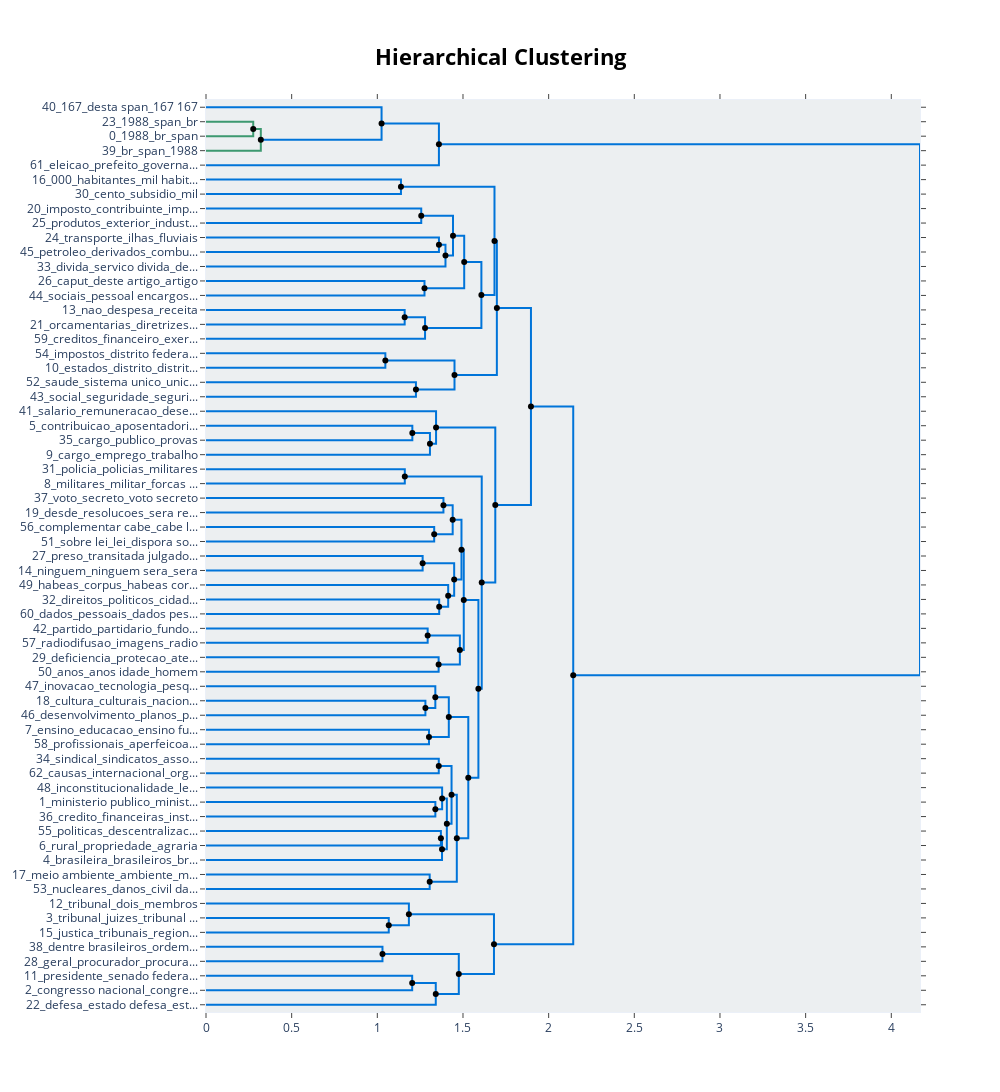

The notebook cell this image was saved under:
### Code cell
from scipy.cluster import hierarchy as sch
# Hierarchical topics
linkage_function = lambda x: sch.linkage(x, 'single', optimal_ordering=True)
hierarchical_topics = model.hierarchical_topics(docs, linkage_function=linkage_function)
model.visualize_hierarchy(hierarchical_topics=hierarchical_topics)

### Figure 1 — Plotly figure (JSON) as saved in the notebook; plotly's stock layout.template omitted (floating-point values rounded to 4 significant figures)
{"data": [{"hoverinfo": "text", "marker": {"color": "rgb(61,153,112)"}, "mode": "lines", "text": ["1988_br_span_constituicao_1988 10", "", "", "1988_span_br_xmlns lx_lx http"], "type": "scatter", "x": [0, 0.2757, 0.2757, 0], "xaxis": "x", "y": [-15, -15, -25, -25], "yaxis": "y"}, {"hoverinfo": "text", "marker": {"color": "rgb(61,153,112)"}, "mode": "lines", "text": ["br_span_1988_lx_xmlns lx", "", "", "1988_span_br_constituicao_05"], "type": "scatter", "x": [0.2757, 0.32, 0.32, 0], "xaxis": "x", "y": [-20, -20, -35, -35], "yaxis": "y"}, {"hoverinfo": "text", "marker": {"color": "rgb(0,116,217)"}, "mode": "lines", "text": ["1988_br_span_constituicao_05 1988", "", "", "167_desta span_167 167_desta_art 167"], "type": "scatter", "x": [0, 1.025, 1.025, 0.32], "xaxis": "x", "y": [-5, -5, -27.5, -27.5], "yaxis": "y"}, {"hoverinfo": "text", "marker": {"color": "rgb(0,116,217)"}, "mode": "lines", "text": ["eleicao_prefeito_governador_mandato_vice", "", "", "span_br_1988_constituicao_br federal"], "type": "scatter", "x": [1.025, 1.36, 1.36, 0], "xaxis": "x", "y": [-16.25, -16.25, -45, -45], "yaxis": "y"}, {"hoverinfo": "text", "marker": {"color": "rgb(0,116,217)"}, "mode": "lines", "text": ["000_habitantes_mil habitantes_mil_vereadores municipios", "", "", "cento_subsidio_mil_habitantes subsidio_subsidio maximo"], "type": "scatter", "x": [0, 1.138, 1.138, 0], "xaxis": "x", "y": [-55, -55, -65, -65], "yaxis": "y"}, {"hoverinfo": "text", "marker": {"color": "rgb(0,116,217)"}, "mode": "lines", "text": ["impostos_distrito federal_distrito_municipios_arrecadacao impostos", "", "", "estados_distrito_distrito federal_estados distrito_municipios"], "type": "scatter", "x": [0, 1.256, 1.256, 0], "xaxis": "x", "y": [-75, -75, -85, -85], "yaxis": "y"}, {"hoverinfo": "text", "marker": {"color": "rgb(0,116,217)"}, "mode": "lines", "text": ["saude_sistema unico_unico saude_unico_agentes", "", "", "social_seguridade_seguridade social_assistencia social_assistencia"], "type": "scatter", "x": [0, 1.36, 1.36, 0], "xaxis": "x", "y": [-95, -95, -105, -105], "yaxis": "y"}, {"hoverinfo": "text", "marker": {"color": "rgb(0,116,217)"}, "mode": "lines", "text": ["estados_distrito federal_distrito_municipios_estados distrito", "", "", "social_seguridade_seguridade social_assistencia social_assistencia"], "type": "scatter", "x": [1.36, 1.398, 1.398, 0], "xaxis": "x", "y": [-100, -100, -115, -115], "yaxis": "y"}, {"hoverinfo": "text", "marker": {"color": "rgb(0,116,217)"}, "mode": "lines", "text": ["sociais_pessoal encargos_contribuicoes_contribuicoes sociais_encargos", "", "", "caput_deste artigo_artigo_caput deste_deste"], "type": "scatter", "x": [1.256, 1.442, 1.442, 1.398], "xaxis": "x", "y": [-80, -80, -107.5, -107.5], "yaxis": "y"}, {"hoverinfo": "text", "marker": {"color": "rgb(0,116,217)"}, "mode": "lines", "text": ["orcamentarias_diretrizes orcamentarias_diretrizes_orcamentaria_plano plurianual", "", "", "nao_despesa_receita_nao podera_podera"], "type": "scatter", "x": [0, 1.275, 1.275, 0], "xaxis": "x", "y": [-125, -125, -135, -135], "yaxis": "y"}, {"hoverinfo": "text", "marker": {"color": "rgb(0,116,217)"}, "mode": "lines", "text": ["orcamentarias_diretrizes orcamentarias_diretrizes_nao_orcamentaria", "", "", "creditos_financeiro_exercicio financeiro_despesas_exercicio"], "type": "scatter", "x": [1.442, 1.507, 1.507, 1.275], "xaxis": "x", "y": [-93.75, -93.75, -130, -130], "yaxis": "y"}, {"hoverinfo": "text", "marker": {"color": "rgb(0,116,217)"}, "mode": "lines", "text": ["orcamentarias_diretrizes orcamentarias_diretrizes_nao_orcamentaria", "", "", "orcamentarias_creditos_diretrizes orcamentarias_diretrizes_nao"], "type": "scatter", "x": [0, 1.16, 1.16, 0], "xaxis": "x", "y": [-145, -145, -155, -155], "yaxis": "y"}, {"hoverinfo": "text", "marker": {"color": "rgb(0,116,217)"}, "mode": "lines", "text": ["estados_distrito_distrito federal_municipios_estados distrito", "", "", "orcamentarias_creditos_diretrizes orcamentarias_diretrizes_nao"], "type": "scatter", "x": [1.16, 1.279, 1.279, 0], "xaxis": "x", "y": [-150, -150, -165, -165], "yaxis": "y"}, {"hoverinfo": "text", "marker": {"color": "rgb(0,116,217)"}, "mode": "lines", "text": ["000_habitantes_mil_mil habitantes_vereadores", "", "", "orcamentarias_creditos_diretrizes orcamentarias_diretrizes_nao"], "type": "scatter", "x": [1.507, 1.607, 1.607, 1.279], "xaxis": "x", "y": [-111.9, -111.9, -157.5, -157.5], "yaxis": "y"}, {"hoverinfo": "text", "marker": {"color": "rgb(0,116,217)"}, "mode": "lines", "text": ["cargo_publico_provas_comissao_regime", "", "", "contribuicao_aposentadoria_previdencia social_previdencia_tempo"], "type": "scatter", "x": [1.138, 1.684, 1.684, 1.607], "xaxis": "x", "y": [-60, -60, -134.7, -134.7], "yaxis": "y"}, {"hoverinfo": "text", "marker": {"color": "rgb(0,116,217)"}, "mode": "lines", "text": ["cargo_emprego_trabalho_emprego funcao_aumento", "", "", "contribuicao_aposentadoria_previdencia_regime_previdencia social"], "type": "scatter", "x": [0, 1.047, 1.047, 0], "xaxis": "x", "y": [-175, -175, -185, -185], "yaxis": "y"}, {"hoverinfo": "text", "marker": {"color": "rgb(0,116,217)"}, "mode": "lines", "text": ["cargo_emprego_trabalho_emprego funcao_aumento", "", "", "salario_remuneracao_desemprego_salarios_minimo"], "type": "scatter", "x": [0, 1.225, 1.225, 0], "xaxis": "x", "y": [-195, -195, -205, -205], "yaxis": "y"}, {"hoverinfo": "text", "marker": {"color": "rgb(0,116,217)"}, "mode": "lines", "text": ["imposto_contribuinte_impostos_tributaria_sobre", "", "", "produtos_exterior_industrializados_produtos industrializados_sobre"], "type": "scatter", "x": [1.047, 1.45, 1.45, 1.225], "xaxis": "x", "y": [-180, -180, -200, -200], "yaxis": "y"}, {"hoverinfo": "text", "marker": {"color": "rgb(0,116,217)"}, "mode": "lines", "text": ["transporte_ilhas_fluviais_transportes_dominio", "", "", "petroleo_derivados_combustiveis_gas_gas natural"], "type": "scatter", "x": [1.684, 1.698, 1.698, 1.45], "xaxis": "x", "y": [-97.34, -97.34, -190, -190], "yaxis": "y"}, {"hoverinfo": "text", "marker": {"color": "rgb(0,116,217)"}, "mode": "lines", "text": ["imposto_sobre_produtos_exterior_contribuinte", "", "", "petroleo_derivados_combustiveis_gas_gas natural"], "type": "scatter", "x": [0, 1.204, 1.204, 0], "xaxis": "x", "y": [-225, -225, -235, -235], "yaxis": "y"}, {"hoverinfo": "text", "marker": {"color": "rgb(0,116,217)"}, "mode": "lines", "text": ["preso_transitada julgado_transitada_julgado_sentenca", "", "", "ninguem_ninguem sera_sera_lei_nao"], "type": "scatter", "x": [1.204, 1.307, 1.307, 0], "xaxis": "x", "y": [-230, -230, -245, -245], "yaxis": "y"}, {"hoverinfo": "text", "marker": {"color": "rgb(0,116,217)"}, "mode": "lines", "text": ["dados_pessoais_dados pessoais_protecao_tratamento dados", "", "", "direitos_politicos_cidadania_individuais_cidadania direitos"], "type": "scatter", "x": [0, 1.343, 1.343, 1.307], "xaxis": "x", "y": [-215, -215, -237.5, -237.5], "yaxis": "y"}, {"hoverinfo": "text", "marker": {"color": "rgb(0,116,217)"}, "mode": "lines", "text": ["nucleares_danos_civil danos_atividades nucleares_material moral", "", "", "meio ambiente_ambiente_minerais_meio_recursos"], "type": "scatter", "x": [0, 1.16, 1.16, 0], "xaxis": "x", "y": [-255, -255, -265, -265], "yaxis": "y"}, {"hoverinfo": "text", "marker": {"color": "rgb(0,116,217)"}, "mode": "lines", "text": ["nucleares_danos_civil danos_atividades nucleares_material moral", "", "", "meio ambiente_ambiente_minerais_meio_recursos"], "type": "scatter", "x": [0, 1.386, 1.386, 0], "xaxis": "x", "y": [-275, -275, -285, -285], "yaxis": "y"}, {"hoverinfo": "text", "marker": {"color": "rgb(0,116,217)"}, "mode": "lines", "text": ["causas_internacional_organismo_estrangeiro organismo_organismo internacional", "", "", "brasileira_brasileiros_brasileiro_brasil_federativa brasil"], "type": "scatter", "x": [0, 1.332, 1.332, 0], "xaxis": "x", "y": [-295, -295, -305, -305], "yaxis": "y"}, {"hoverinfo": "text", "marker": {"color": "rgb(0,116,217)"}, "mode": "lines", "text": ["sindical_sindicatos_associacao_categoria_uniao", "", "", "brasileira_brasileiros_brasileiro_brasil_federativa brasil"], "type": "scatter", "x": [1.386, 1.44, 1.44, 1.332], "xaxis": "x", "y": [-280, -280, -300, -300], "yaxis": "y"}, {"hoverinfo": "text", "marker": {"color": "rgb(0,116,217)"}, "mode": "lines", "text": ["rural_propriedade_agraria_urbano_reforma agraria", "", "", "divida_servico divida_debitos_obrigacoes_parcelas"], "type": "scatter", "x": [0, 1.264, 1.264, 0], "xaxis": "x", "y": [-315, -315, -325, -325], "yaxis": "y"}, {"hoverinfo": "text", "marker": {"color": "rgb(0,116,217)"}, "mode": "lines", "text": ["ministerio publico_ministerio_organizacao_publico_defensoria publica", "", "", "credito_financeiras_instituicoes_banco central_banco"], "type": "scatter", "x": [0, 1.361, 1.361, 0], "xaxis": "x", "y": [-345, -345, -355, -355], "yaxis": "y"}, {"hoverinfo": "text", "marker": {"color": "rgb(0,116,217)"}, "mode": "lines", "text": ["politicas_descentralizacao_participacao_gestao_esfera", "", "", "credito_financeiras_instituicoes_banco central_banco"], "type": "scatter", "x": [0, 1.414, 1.414, 1.361], "xaxis": "x", "y": [-335, -335, -350, -350], "yaxis": "y"}, {"hoverinfo": "text", "marker": {"color": "rgb(0,116,217)"}, "mode": "lines", "text": ["politicas_descentralizacao_participacao_gestao_esfera", "", "", "inconstitucionalidade_lei federal_providencias necessarias_lei_face"], "type": "scatter", "x": [1.264, 1.449, 1.449, 1.414], "xaxis": "x", "y": [-320, -320, -342.5, -342.5], "yaxis": "y"}, {"hoverinfo": "text", "marker": {"color": "rgb(0,116,217)"}, "mode": "lines", "text": ["politicas_descentralizacao_participacao_gestao_esfera", "", "", "inconstitucionalidade_lei federal_providencias necessarias_lei_face"], "type": "scatter", "x": [1.44, 1.491, 1.491, 1.449], "xaxis": "x", "y": [-290, -290, -331.2, -331.2], "yaxis": "y"}, {"hoverinfo": "text", "marker": {"color": "rgb(0,116,217)"}, "mode": "lines", "text": ["politicas_descentralizacao_participacao_gestao_esfera", "", "", "inconstitucionalidade_lei federal_providencias necessarias_lei_face"], "type": "scatter", "x": [0, 1.294, 1.294, 0], "xaxis": "x", "y": [-365, -365, -375, -375], "yaxis": "y"}, {"hoverinfo": "text", "marker": {"color": "rgb(0,116,217)"}, "mode": "lines", "text": ["politicas_descentralizacao_participacao_gestao_esfera", "", "", "inconstitucionalidade_lei federal_providencias necessarias_lei_face"], "type": "scatter", "x": [0, 1.358, 1.358, 0], "xaxis": "x", "y": [-385, -385, -395, -395], "yaxis": "y"}, {"hoverinfo": "text", "marker": {"color": "rgb(0,116,217)"}, "mode": "lines", "text": ["sobre lei_lei_dispora sobre_dispora_hipoteses", "", "", "complementar cabe_cabe lei_lei complementar_complementar_cabe"], "type": "scatter", "x": [1.294, 1.482, 1.482, 1.358], "xaxis": "x", "y": [-370, -370, -390, -390], "yaxis": "y"}, {"hoverinfo": "text", "marker": {"color": "rgb(0,116,217)"}, "mode": "lines", "text": ["desde_resolucoes_sera reavaliada_juntas comerciais_complementar sera", "", "", "voto_secreto_voto secreto_eleitoral_votos"], "type": "scatter", "x": [1.491, 1.505, 1.505, 1.482], "xaxis": "x", "y": [-310.6, -310.6, -380, -380], "yaxis": "y"}, {"hoverinfo": "text", "marker": {"color": "rgb(0,116,217)"}, "mode": "lines", "text": ["cabe lei_complementar cabe_lei complementar_complementar_cabe", "", "", "voto_secreto_voto secreto_eleitoral_votos"], "type": "scatter", "x": [0, 1.281, 1.281, 0], "xaxis": "x", "y": [-415, -415, -425, -425], "yaxis": "y"}, {"hoverinfo": "text", "marker": {"color": "rgb(0,116,217)"}, "mode": "lines", "text": ["cabe lei_complementar cabe_lei complementar_complementar_cabe", "", "", "voto_secreto_voto secreto_eleitoral_votos"], "type": "scatter", "x": [0, 1.339, 1.339, 1.281], "xaxis": "x", "y": [-405, -405, -420, -420], "yaxis": "y"}, {"hoverinfo": "text", "marker": {"color": "rgb(0,116,217)"}, "mode": "lines", "text": ["ninguem_sera_ninguem sera_preso_julgado", "", "", "voto_secreto_voto secreto_eleitoral_votos"], "type": "scatter", "x": [0, 1.301, 1.301, 0], "xaxis": "x", "y": [-435, -435, -445, -445], "yaxis": "y"}, {"hoverinfo": "text", "marker": {"color": "rgb(0,116,217)"}, "mode": "lines", "text": ["partido_partidario_fundo partidario_radio televisao_fundo", "", "", "radiodifusao_imagens_radio_televisao_emissoras"], "type": "scatter", "x": [1.339, 1.417, 1.417, 1.301], "xaxis": "x", "y": [-412.5, -412.5, -440, -440], "yaxis": "y"}, {"hoverinfo": "text", "marker": {"color": "rgb(0,116,217)"}, "mode": "lines", "text": ["partido_partidario_fundo partidario_radio televisao_fundo", "", "", "radio_televisao_radio televisao_partido_partidario"], "type": "scatter", "x": [0, 1.359, 1.359, 0], "xaxis": "x", "y": [-455, -455, -465, -465], "yaxis": "y"}, {"hoverinfo": "text", "marker": {"color": "rgb(0,116,217)"}, "mode": "lines", "text": ["partido_partidario_fundo partidario_radio televisao_fundo", "", "", "radio_televisao_radio televisao_partido_partidario"], "type": "scatter", "x": [0, 1.339, 1.339, 0], "xaxis": "x", "y": [-485, -485, -495, -495], "yaxis": "y"}, {"hoverinfo": "text", "marker": {"color": "rgb(0,116,217)"}, "mode": "lines", "text": ["ensino_educacao_ensino fundamental_fundamental_atendimento", "", "", "profissionais_aperfeicoamento_cursos_ingresso_cursos oficiais"], "type": "scatter", "x": [0, 1.378, 1.378, 1.339], "xaxis": "x", "y": [-475, -475, -490, -490], "yaxis": "y"}, {"hoverinfo": "text", "marker": {"color": "rgb(0,116,217)"}, "mode": "lines", "text": ["deficiencia_protecao_atendimento_adolescente_especializado", "", "", "profissionais_aperfeicoamento_cursos_ingresso_cursos oficiais"], "type": "scatter", "x": [0, 1.371, 1.371, 0], "xaxis": "x", "y": [-505, -505, -515, -515], "yaxis": "y"}, {"hoverinfo": "text", "marker": {"color": "rgb(0,116,217)"}, "mode": "lines", "text": ["desenvolvimento_planos_planos nacionais_nacionais regionais_regionais", "", "", "cultura_culturais_nacional cultura_producao_sistemas"], "type": "scatter", "x": [1.371, 1.378, 1.378, 0], "xaxis": "x", "y": [-510, -510, -525, -525], "yaxis": "y"}, {"hoverinfo": "text", "marker": {"color": "rgb(0,116,217)"}, "mode": "lines", "text": ["cultura_culturais_desenvolvimento_nacional cultura_nacional", "", "", "inovacao_tecnologia_pesquisa_desenvolvimento cientifico_tecnologica"], "type": "scatter", "x": [1.378, 1.406, 1.406, 1.378], "xaxis": "x", "y": [-482.5, -482.5, -517.5, -517.5], "yaxis": "y"}, {"hoverinfo": "text", "marker": {"color": "rgb(0,116,217)"}, "mode": "lines", "text": ["cultura_culturais_desenvolvimento_nacional cultura_nacional", "", "", "cultura_desenvolvimento_culturais_nacional cultura_nacional"], "type": "scatter", "x": [1.359, 1.433, 1.433, 1.406], "xaxis": "x", "y": [-460, -460, -500, -500], "yaxis": "y"}, {"hoverinfo": "text", "marker": {"color": "rgb(0,116,217)"}, "mode": "lines", "text": ["cultura_culturais_desenvolvimento_nacional cultura_nacional", "", "", "cultura_desenvolvimento_culturais_nacional cultura_nacional"], "type": "scatter", "x": [0, 1.306, 1.306, 0], "xaxis": "x", "y": [-535, -535, -545, -545], "yaxis": "y"}, {"hoverinfo": "text", "marker": {"color": "rgb(0,116,217)"}, "mode": "lines", "text": ["cultura_culturais_desenvolvimento_nacional cultura_nacional", "", "", "cultura_desenvolvimento_culturais_nacional cultura_nacional"], "type": "scatter", "x": [1.433, 1.464, 1.464, 1.306], "xaxis": "x", "y": [-480, -480, -540, -540], "yaxis": "y"}, {"hoverinfo": "text", "marker": {"color": "rgb(0,116,217)"}, "mode": "lines", "text": ["cultura_culturais_desenvolvimento_nacional cultura_nacional", "", "", "cultura_desenvolvimento_culturais_nacional cultura_nacional"], "type": "scatter", "x": [1.417, 1.531, 1.531, 1.464], "xaxis": "x", "y": [-426.2, -426.2, -510, -510], "yaxis": "y"}, {"hoverinfo": "text", "marker": {"color": "rgb(0,116,217)"}, "mode": "lines", "text": ["dentre brasileiros_ordem advogados_advogados brasil_advogados_brasil", "", "", "geral_procurador_procurador geral_republica_geral republica"], "type": "scatter", "x": [1.505, 1.59, 1.59, 1.531], "xaxis": "x", "y": [-345.3, -345.3, -468.1, -468.1], "yaxis": "y"}, {"hoverinfo": "text", "marker": {"color": "rgb(0,116,217)"}, "mode": "lines", "text": ["anos_anos idade_homem_mulher_idade", "", "", "nomeados_republica_geral_dentre_procurador geral"], "type": "scatter", "x": [1.16, 1.609, 1.609, 1.59], "xaxis": "x", "y": [-260, -260, -406.7, -406.7], "yaxis": "y"}, {"hoverinfo": "text", "marker": {"color": "rgb(0,116,217)"}, "mode": "lines", "text": ["presidente_senado federal_senado_camara deputados_presidente republica", "", "", "congresso nacional_congresso_dias_nacional_prazo"], "type": "scatter", "x": [1.343, 1.689, 1.689, 1.609], "xaxis": "x", "y": [-226.2, -226.2, -333.4, -333.4], "yaxis": "y"}, {"hoverinfo": "text", "marker": {"color": "rgb(0,116,217)"}, "mode": "lines", "text": ["presidente_senado federal_senado_camara deputados_presidente republica", "", "", "defesa_estado defesa_estado_defesa nacional_nacional"], "type": "scatter", "x": [1.698, 1.897, 1.897, 1.689], "xaxis": "x", "y": [-143.7, -143.7, -279.8, -279.8], "yaxis": "y"}, {"hoverinfo": "text", "marker": {"color": "rgb(0,116,217)"}, "mode": "lines", "text": ["presidente_senado federal_senado_camara deputados_presidente republica", "", "", "defesa_estado defesa_estado_defesa nacional_nacional"], "type": "scatter", "x": [0, 1.067, 1.067, 0], "xaxis": "x", "y": [-565, -565, -575, -575], "yaxis": "y"}, {"hoverinfo": "text", "marker": {"color": "rgb(0,116,217)"}, "mode": "lines", "text": ["policia_policias_militares_bombeiros_ferroviaria", "", "", "militares_militar_forcas armadas_armadas_forcas"], "type": "scatter", "x": [0, 1.184, 1.184, 1.067], "xaxis": "x", "y": [-555, -555, -570, -570], "yaxis": "y"}, {"hoverinfo": "text", "marker": {"color": "rgb(0,116,217)"}, "mode": "lines", "text": ["justica_tribunais_regionais_juizes_tribunais regionais", "", "", "tribunal_juizes_tribunal justica_justica_superior"], "type": "scatter", "x": [0, 1.03, 1.03, 0], "xaxis": "x", "y": [-585, -585, -595, -595], "yaxis": "y"}, {"hoverinfo": "text", "marker": {"color": "rgb(0,116,217)"}, "mode": "lines", "text": ["tribunal_juizes_justica_tribunal justica_tribunais", "", "", "tribunal_dois_membros_dois tercos_tercos"], "type": "scatter", "x": [0, 1.203, 1.203, 0], "xaxis": "x", "y": [-605, -605, -615, -615], "yaxis": "y"}, {"hoverinfo": "text", "marker": {"color": "rgb(0,116,217)"}, "mode": "lines", "text": ["tribunal_juizes_justica_tribunais_tribunal justica", "", "", "habeas_corpus_habeas corpus_habeas data_mandado"], "type": "scatter", "x": [1.203, 1.341, 1.341, 0], "xaxis": "x", "y": [-610, -610, -625, -625], "yaxis": "y"}, {"hoverinfo": "text", "marker": {"color": "rgb(0,116,217)"}, "mode": "lines", "text": ["militares_militar_policia_forcas_armadas", "", "", "habeas_corpus_habeas corpus_habeas data_mandado"], "type": "scatter", "x": [1.03, 1.476, 1.476, 1.341], "xaxis": "x", "y": [-590, -590, -617.5, -617.5], "yaxis": "y"}, {"hoverinfo": "text", "marker": {"color": "rgb(0,116,217)"}, "mode": "lines", "text": ["militares_militar_policia_forcas_armadas", "", "", "habeas_corpus_habeas corpus_habeas data_mandado"], "type": "scatter", "x": [1.184, 1.681, 1.681, 1.476], "xaxis": "x", "y": [-562.5, -562.5, -603.8, -603.8], "yaxis": "y"}, {"hoverinfo": "text", "marker": {"color": "rgb(0,116,217)"}, "mode": "lines", "text": ["militares_militar_policia_forcas_armadas", "", "", "habeas_corpus_habeas corpus_habeas data_mandado"], "type": "scatter", "x": [1.897, 2.143, 2.143, 1.681], "xaxis": "x", "y": [-211.7, -211.7, -583.1, -583.1], "yaxis": "y"}, {"hoverinfo": "text", "marker": {"color": "rgb(0,116,217)"}, "mode": "lines", "text": ["span_1988_br_constituicao_br federal", "", "", "habeas_corpus_habeas corpus_habeas data_mandado"], "type": "scatter", "x": [1.36, 4.168, 4.168, 2.143], "xaxis": "x", "y": [-30.62, -30.62, -397.4, -397.4], "yaxis": "y"}, {"hoverinfo": "text", "hovertext": ["br_span_1988_lx_xmlns lx", "eleicao_prefeito_governador_mandato_vice", "estados_distrito federal_distrito_municipios_estados distrito", "sociais_pessoal encargos_contribuicoes_contribuicoes sociais_encargos", "orcamentarias_diretrizes orcamentarias_diretrizes_nao_orcamentaria", "estados_distrito_distrito federal_municipios_estados distrito", "000_habitantes_mil_mil habitantes_vereadores", "cargo_publico_provas_comissao_regime", "imposto_contribuinte_impostos_tributaria_sobre", "transporte_ilhas_fluviais_transportes_dominio", "preso_transitada julgado_transitada_julgado_sentenca", "sindical_sindicatos_associacao_categoria_uniao", "politicas_descentralizacao_participacao_gestao_esfera", "politicas_descentralizacao_participacao_gestao_esfera", "sobre lei_lei_dispora sobre_dispora_hipoteses", "desde_resolucoes_sera reavaliada_juntas comerciais_complementar sera", "partido_partidario_fundo partidario_radio televisao_fundo", "desenvolvimento_planos_planos nacionais_nacionais regionais_regionais", "cultura_culturais_desenvolvimento_nacional cultura_nacional", "cultura_culturais_desenvolvimento_nacional cultura_nacional", "cultura_culturais_desenvolvimento_nacional cultura_nacional", "cultura_culturais_desenvolvimento_nacional cultura_nacional", "dentre brasileiros_ordem advogados_advogados brasil_advogados_brasil", "anos_anos idade_homem_mulher_idade", "presidente_senado federal_senado_camara deputados_presidente republica", "presidente_senado federal_senado_camara deputados_presidente republica", "tribunal_juizes_justica_tribunais_tribunal justica", "militares_militar_policia_forcas_armadas", "militares_militar_policia_forcas_armadas", "militares_militar_policia_forcas_armadas", "span_1988_br_constituicao_br federal"], "marker": {"color": "black"}, "mode": "markers", "showlegend": false, "type": "scatter", "x": [0.2757, 1.025, 1.36, 1.256, 1.442, 1.16, 1.507, 1.138, 1.047, 1.684, 1.204, 1.386, 1.264, 1.44, 1.294, 1.491, 1.339, 1.371, 1.378, 1.359, 1.433, 1.417, 1.505, 1.16, 1.343, 1.698, 1.203, 1.03, 1.184, 1.897, 1.36], "y": [-20, -16.25, -100, -80, -93.75, -150, -111.9, -60, -180, -97.34, -230, -280, -320, -290, -370, -310.6, -412.5, -510, -482.5, -460, -480, -426.2, -345.3, -260, -226.2, -143.7, -610, -590, -562.5, -211.7, -30.62]}, {"hoverinfo": "text", "hovertext": ["167_desta span_167 167_desta_art 167", "caput_deste artigo_artigo_caput deste_deste", "creditos_financeiro_exercicio financeiro_despesas_exercicio", "orcamentarias_creditos_diretrizes orcamentarias_diretrizes_nao", "contribuicao_aposentadoria_previdencia social_previdencia_tempo", "produtos_exterior_industrializados_produtos industrializados_sobre", "petroleo_derivados_combustiveis_gas_gas natural", "direitos_politicos_cidadania_individuais_cidadania direitos", "brasileira_brasileiros_brasileiro_brasil_federativa brasil", "credito_financeiras_instituicoes_banco central_banco", "inconstitucionalidade_lei federal_providencias necessarias_lei_face", "inconstitucionalidade_lei federal_providencias necessarias_lei_face", "complementar cabe_cabe lei_lei complementar_complementar_cabe", "voto_secreto_voto secreto_eleitoral_votos", "voto_secreto_voto secreto_eleitoral_votos", "radiodifusao_imagens_radio_televisao_emissoras", "profissionais_aperfeicoamento_cursos_ingresso_cursos oficiais", "inovacao_tecnologia_pesquisa_desenvolvimento cientifico_tecnologica", "cultura_desenvolvimento_culturais_nacional cultura_nacional", "cultura_desenvolvimento_culturais_nacional cultura_nacional", "cultura_desenvolvimento_culturais_nacional cultura_nacional", "geral_procurador_procurador geral_republica_geral republica", "nomeados_republica_geral_dentre_procurador geral", "congresso nacional_congresso_dias_nacional_prazo", "defesa_estado defesa_estado_defesa nacional_nacional", "militares_militar_forcas armadas_armadas_forcas", "habeas_corpus_habeas corpus_habeas data_mandado", "habeas_corpus_habeas corpus_habeas data_mandado", "habeas_corpus_habeas corpus_habeas data_mandado", "habeas_corpus_habeas corpus_habeas data_mandado"], "marker": {"color": "black"}, "mode": "markers", "showlegend": false, "type": "scatter", "x": [0.32, 1.398, 1.275, 1.279, 1.607, 1.225, 1.45, 1.307, 1.332, 1.361, 1.414, 1.449, 1.358, 1.482, 1.281, 1.301, 1.339, 1.378, 1.406, 1.306, 1.464, 1.531, 1.59, 1.609, 1.689, 1.067, 1.341, 1.476, 1.681, 2.143], "y": [-27.5, -107.5, -130, -157.5, -134.7, -200, -190, -237.5, -300, -350, -342.5, -331.2, -390, -380, -420, -440, -490, -517.5, -500, -540, -510, -468.1, -406.7, -333.4, -279.8, -570, -617.5, -603.8, -583.1, -397.4]}], "layout": {"autosize": false, "height": 1145, "hoverlabel": {"bgcolor": "white", "font": {"family": "Rockwell", "size": 16}}, "hovermode": "closest", "plot_bgcolor": "#ECEFF1", "showlegend": false, "title": {"font": {"color": "Black", "size": 22}, "text": "<b>Hierarchical Clustering", "x": 0.5, "xanchor": "center", "yanchor": "top"}, "width": 1000, "xaxis": {"mirror": "allticks", "rangemode": "tozero", "showgrid": false, "showline": true, "showticklabels": true, "ticks": "outside", "type": "linear", "zeroline": false}, "yaxis": {"mirror": "allticks", "range": [-630, 0], "rangemode": "tozero", "showgrid": false, "showline": true, "showticklabels": true, "tickmode": "array", "ticks": "outside", "ticktext": ["40_167_desta span_167 167", "23_1988_span_br", "0_1988_br_span", "39_br_span_1988", "61_eleicao_prefeito_governa...", "16_000_habitantes_mil habit...", "30_cento_subsidio_mil", "20_imposto_contribuinte_imp...", "25_produtos_exterior_indust...", "24_transporte_ilhas_fluviais", "45_petroleo_derivados_combu...", "33_divida_servico divida_de...", "26_caput_deste artigo_artigo", "44_sociais_pessoal encargos...", "13_nao_despesa_receita", "21_orcamentarias_diretrizes...", "59_creditos_financeiro_exer...", "54_impostos_distrito federa...", "10_estados_distrito_distrit...", "52_saude_sistema unico_unic...", "43_social_seguridade_seguri...", "41_salario_remuneracao_dese...", "5_contribuicao_aposentadori...", "35_cargo_publico_provas", "9_cargo_emprego_trabalho", "31_policia_policias_militares", "8_militares_militar_forcas ...", "37_voto_secreto_voto secreto", "19_desde_resolucoes_sera re...", "56_complementar cabe_cabe l...", "51_sobre lei_lei_dispora so...", "27_preso_transitada julgado...", "14_ninguem_ninguem sera_sera", "49_habeas_corpus_habeas cor...", "32_direitos_politicos_cidad...", "60_dados_pessoais_dados pes...", "42_partido_partidario_fundo...", "57_radiodifusao_imagens_radio", "29_deficiencia_protecao_ate...", "50_anos_anos idade_homem", "47_inovacao_tecnologia_pesq...", "18_cultura_culturais_nacion...", "46_desenvolvimento_planos_p...", "7_ensino_educacao_ensino fu...", "58_profissionais_aperfeicoa...", "34_sindical_sindicatos_asso...", "62_causas_internacional_org...", "48_inconstitucionalidade_le...", "1_ministerio publico_minist...", "36_credito_financeiras_inst...", "55_politicas_descentralizac...", "6_rural_propriedade_agraria", "4_brasileira_brasileiros_br...", "17_meio ambiente_ambiente_m...", "53_nucleares_danos_civil da...", "12_tribunal_dois_membros", "3_tribunal_juizes_tribunal ...", "15_justica_tribunais_region...", "38_dentre brasileiros_ordem...", "28_geral_procurador_procura...", "11_presidente_senado federa...", "2_congresso nacional_congre...", "22_defesa_estado defesa_est..."], "tickvals": [-5, -15, -25, -35, -45, -55, -65, -75, -85, -95, -105, -115, -125, -135, -145, -155, -165, -175, -185, -195, -205, -215, -225, -235, -245, -255, -265, -275, -285, -295, -305, -315, -325, -335, -345, -355, -365, -375, -385, -395, -405, -415, -425, -435, -445, -455, -465, -475, -485, -495, -505, -515, -525, -535, -545, -555, -565, -575, -585, -595, -605, -615, -625], "type": "linear", "zeroline": false}}}
